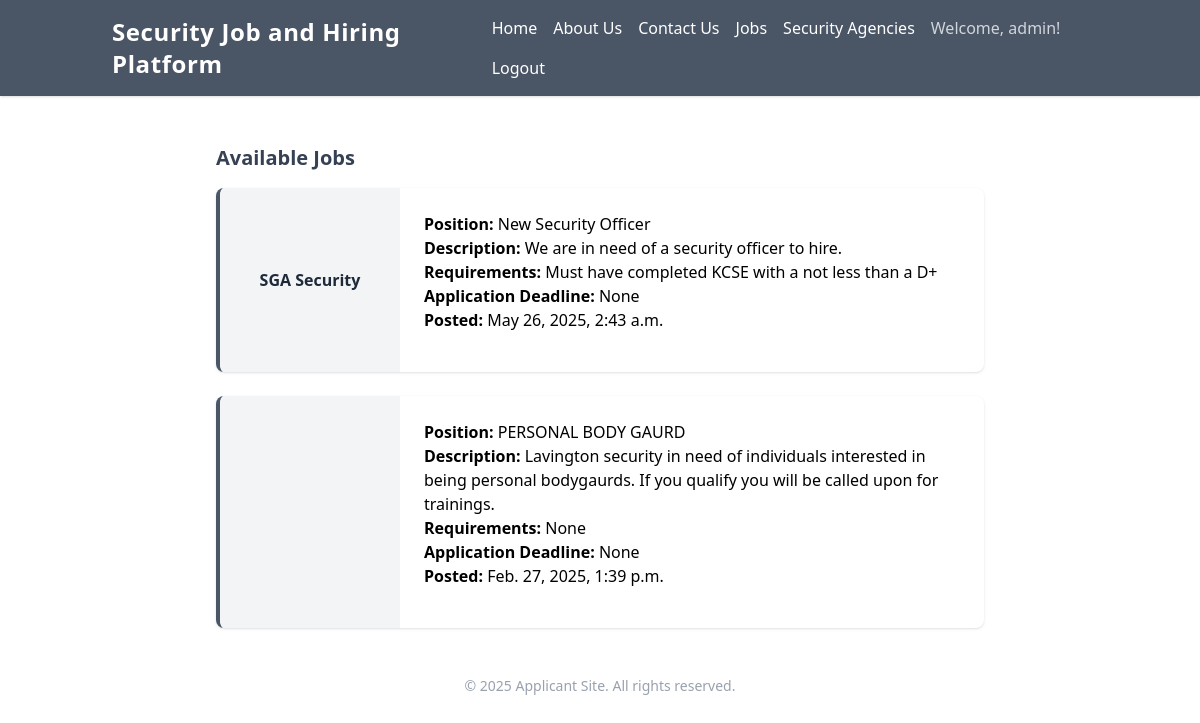
The page /jobs/ (signed in) on the database its author committed.
### job_hiring/models.py (models this page shows, shortened)
class User(AbstractUser):
    email = models.EmailField(unique=True)  # Ensure email is unique
    role = models.CharField(max_length=50, choices=[
        ('applicant', 'Applicant'),
        ('employer', 'Employer'),
        ('client', 'Client'),
    ])
    date_joined = models.DateTimeField(auto_now_add=True)
    USERNAME_FIELD = 'email'  # Use email as the unique identifier
    REQUIRED_FIELDS = ['username', 'first_name', 'last_name']  # Required fields for creating a superuser

class Job(models.Model):
    security_company = models.ForeignKey( SecurityCompany, on_delete=models.CASCADE, null=True, blank=True)  # Link to SecurityCompany model
    title = models.CharField(max_length=200)
    description = models.TextField()
    requirements = models.TextField(blank=True, null=True)  # Optional field for job requirements
    posted_date = models.DateTimeField(auto_now_add=True)
    location = models.CharField(max_length=100)
    deadline = models.DateTimeField(null=True, blank=True)  # Optional deadline field

class SecurityCompany(models.Model):
    name = models.CharField(max_length=255, unique=True)  # Ensure company name is unique
    logo = models.ImageField(upload_to='company_logos/', blank=True, null=True)  # Optional logo field
    description = models.TextField(blank=True, null=True)
    location = models.CharField(max_length=255, default='Unknown Location')
    services_offered = models.TextField(blank=True)
    user = models.OneToOneField(User, on_delete=models.CASCADE, null=True, blank=True)  # Link to User model

### job_hiring/views.py (the view)
# urls.py: path('jobs/', job_list, name='job_list'),
def job_list(request):
    jobs = Job.objects.all().order_by('-posted_date')
    return render(request, 'jobs.html', {'jobs': jobs})

### theme/templates/jobs.html (shortened to what this page needs)
{% extends 'base.html' %}
{% block content %}
<div class="container max-w-3xl mx-auto my-12">
    <section id="job-listings" class="job-listings">
        <h2 class="text-xl font-semibold mb-4 text-gray-700">Available Jobs</h2>
        <div class="flex flex-col gap-6">
            {% for job in jobs %}
            <div class="flex bg-white border-l-4 border-gray-600 rounded-lg shadow-sm overflow-hidden">
                <div class="min-w-[180px] bg-gray-100 flex items-center justify-center p-6">
                    <strong class="text-gray-800">{{job.security_company.name}}</strong>
                </div>
                <div class="flex-1 p-6">
                    <p><span class="font-semibold">Position: </span>{{job.title}}</p>
                    <p><span class="font-semibold">Description: </span>{{job.description}}</p>
                    <p><span class="font-semibold">Requirements: </span>{{job.requirements}}</p>
                    <p><span class="font-semibold">Application Deadline: </span>{{job.deadline}}</p>
                    <p class="mb-4"><span class="font-semibold">Posted: </span>{{job.posted_date}}</p>
                </div>
            </div>
            {% endfor %}
        </div>
    </section>
</div>
<footer class="mt-12 text-center text-gray-400 text-sm">
    <p>&copy; 2025 Applicant Site. All rights reserved.</p>
</footer>
{% endblock %}

### theme/templates/base.html (shortened to what this page needs)
{% load static tailwind_tags %}
<!DOCTYPE html>
<html lang="en">
<head>
    {% tailwind_css %}
</head>
<body>
    <header
        class="{% if page == 'landing' or page == 'about_us' %}bg-white text-gray-600{% else %}bg-gray-600 text-white{% endif %} shadow">
        <div class="container mx-auto flex flex-col md:flex-row items-center justify-between py-4 px-6">
            <h1 class="text-2xl font-bold mb-2 md:mb-0 tracking-wide">Security Job and Hiring Platform</h1>
            <nav class="flex flex-wrap gap-4">
                <a href="{% url 'landing_page' %}" class="hover:text-blue-300 transition">Home</a>
                <a href="{% url 'about_us' %}" class="hover:text-blue-300 transition">About Us</a>
                <a href="#" class="hover:text-blue-300 transition">Contact Us</a>
                <a href="{% url 'job_list' %}" class="hover:text-blue-300 transition">Jobs</a>
                <a href="{% url 'list_agencies' %}" class="hover:text-blue-300 transition">Security Agencies</a>
                {% if user.is_authenticated %}
               <a href="{% url 'profile' %}"><span class="text-gray-300">Welcome, {{ user.username }}!</span></a>
                <a href="{% url 'log_out' %}" class="hover:text-blue-300 transition">Logout</a>
                {% else %}
                <a href="{% url 'log_in' %}" class="hover:text-blue-300 transition">Login</a>
                {% endif %}
            </nav>
        </div>
    </header>
    {% block content %}
    {% endblock %}
    <link href="https://cdnjs.cloudflare.com/ajax/libs/toastr.js/2.1.4/toastr.css" rel="stylesheet">
</body>
</html>

### rows shown on the page
User: username "admin"
Job: security_company.name "SGA Security", title "New Security Officer", description "We are in need of a security officer to hire.", requirements "Must have completed KCSE with a not less than a D+", deadline "None", posted_date "May 26, 2025, 2:43 a.m."
Job: title "PERSONAL BODY GAURD", description "Lavington security in need of individuals interested in being personal bodygaurds. If you qualify you will be called upon for trainings.", requirements "None", deadline "None", posted_date "Feb. 27, 2025, 1:39 p.m."
